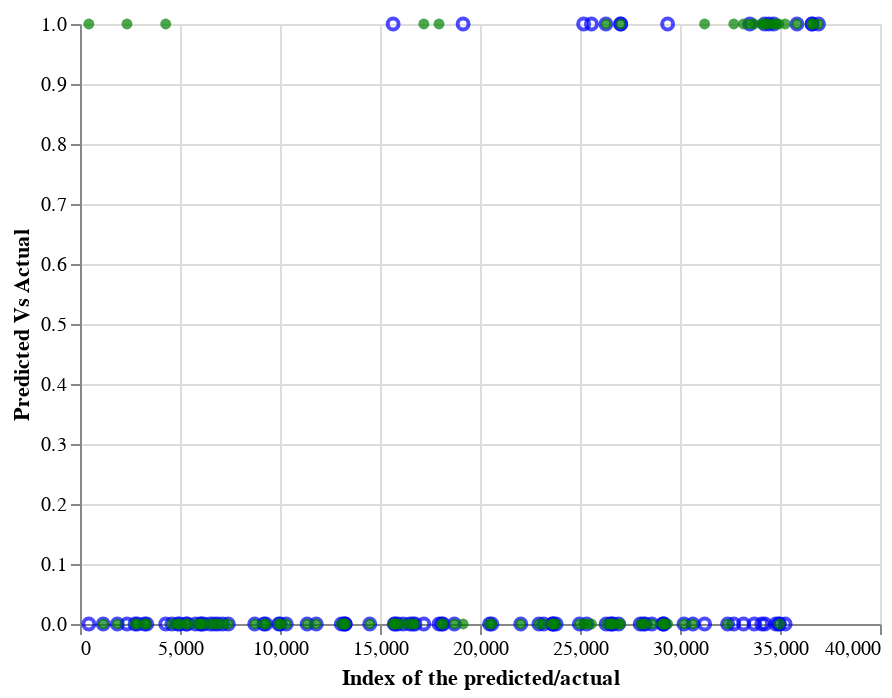

This figure's notebook cell:
### Code cell
# Create a new dataframe for test set
df_test = X_test.copy()
df_test['y_test'] = y_test
df_test['y_pred'] = y_pred

# Reset index for Altair charts
df_test = df_test.reset_index()

# Limit the dataframe to the first 2500 entries
df_test = df_test.head(100)

# Create chart1 with test data
chart1 = alt.Chart(df_test).mark_point(color='blue').encode(
    x=alt.X('index', title='Index of the predicted/actual'),
    y=alt.Y('y_test', title='Predicted Vs Actual')
)

# Create chart2 with predicted data
chart2 = alt.Chart(df_test).mark_point(color='green', filled=True).encode(
    x=alt.X('index', title='Index of the predicted/actual'),
    y=alt.Y('y_pred', title='Predicted Vs Actual')
)
accuracy = accuracy_score(y_test, y_pred)
print(f'Accuracy: {accuracy}')
# Combine the two charts
chart = chart1 + chart2
chart
